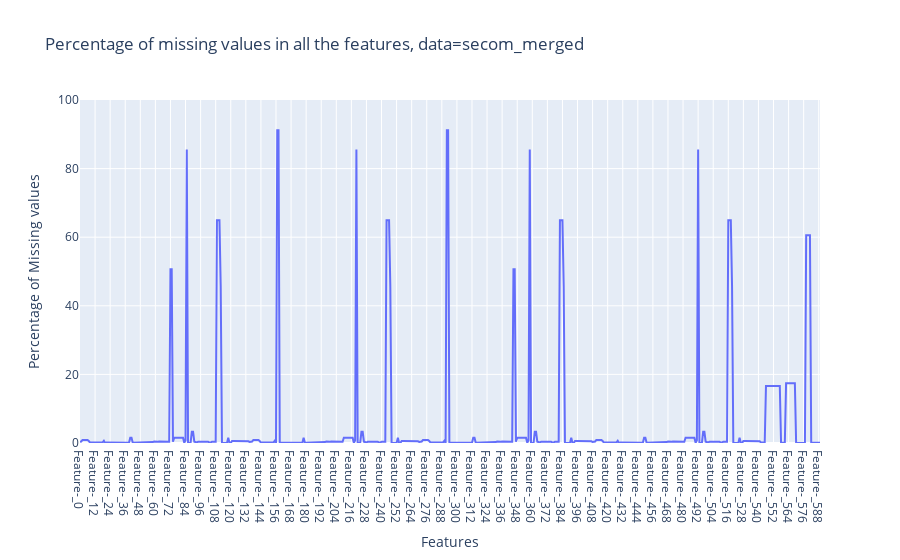

Notebook cell for this chart:
### Markdown cell above
1567 examples, more than 1400 explames are "-1"which means pass, 104 examples are "1" as not pass. So here i use ML-logistic regression to deal with. If we consider pass and fail as two classes, then there are huge imbalance between these two classes.

### Code cell
# histogram of percentage of missing values of features, 
# https://www.kaggle.com/code/mohitkumar409/semiconductor-manufacturing-process

df=secom.isna().sum()*100/secom_merged.shape[0]
fig = px.line(x=df.index, y=df,title="Percentage of missing values in all the features, data=secom_merged"
              )
fig.update_xaxes(title_text= 'Features')
fig.update_yaxes(title_text= 'Percentage of Missing values',range=[0,100])
fig.show()

### Figure 1 — Plotly figure (JSON) as saved in the notebook; plotly's stock layout.template omitted (floating-point values rounded to 4 significant figures; data arrays with more than 128 entries replaced by an {"elided": "..."} marker saying what was removed)
{"data": [{"hovertemplate": "x=%{x}<br>y=%{y}<extra></extra>", "legendgroup": "", "line": {"color": "#636efa", "dash": "solid"}, "marker": {"symbol": "circle"}, "mode": "lines", "name": "", "orientation": "v", "showlegend": false, "type": "scatter", "x": {"elided": "590 str values"}, "xaxis": "x", "y": {"elided": "590 float values"}, "yaxis": "y"}], "layout": {"legend": {"tracegroupgap": 0}, "title": {"text": "Percentage of missing values in all the features, data=secom_merged"}, "xaxis": {"anchor": "y", "domain": [0, 1], "title": {"text": "Features"}}, "yaxis": {"anchor": "x", "domain": [0, 1], "range": [0, 100], "title": {"text": "Percentage of Missing values"}}}}
